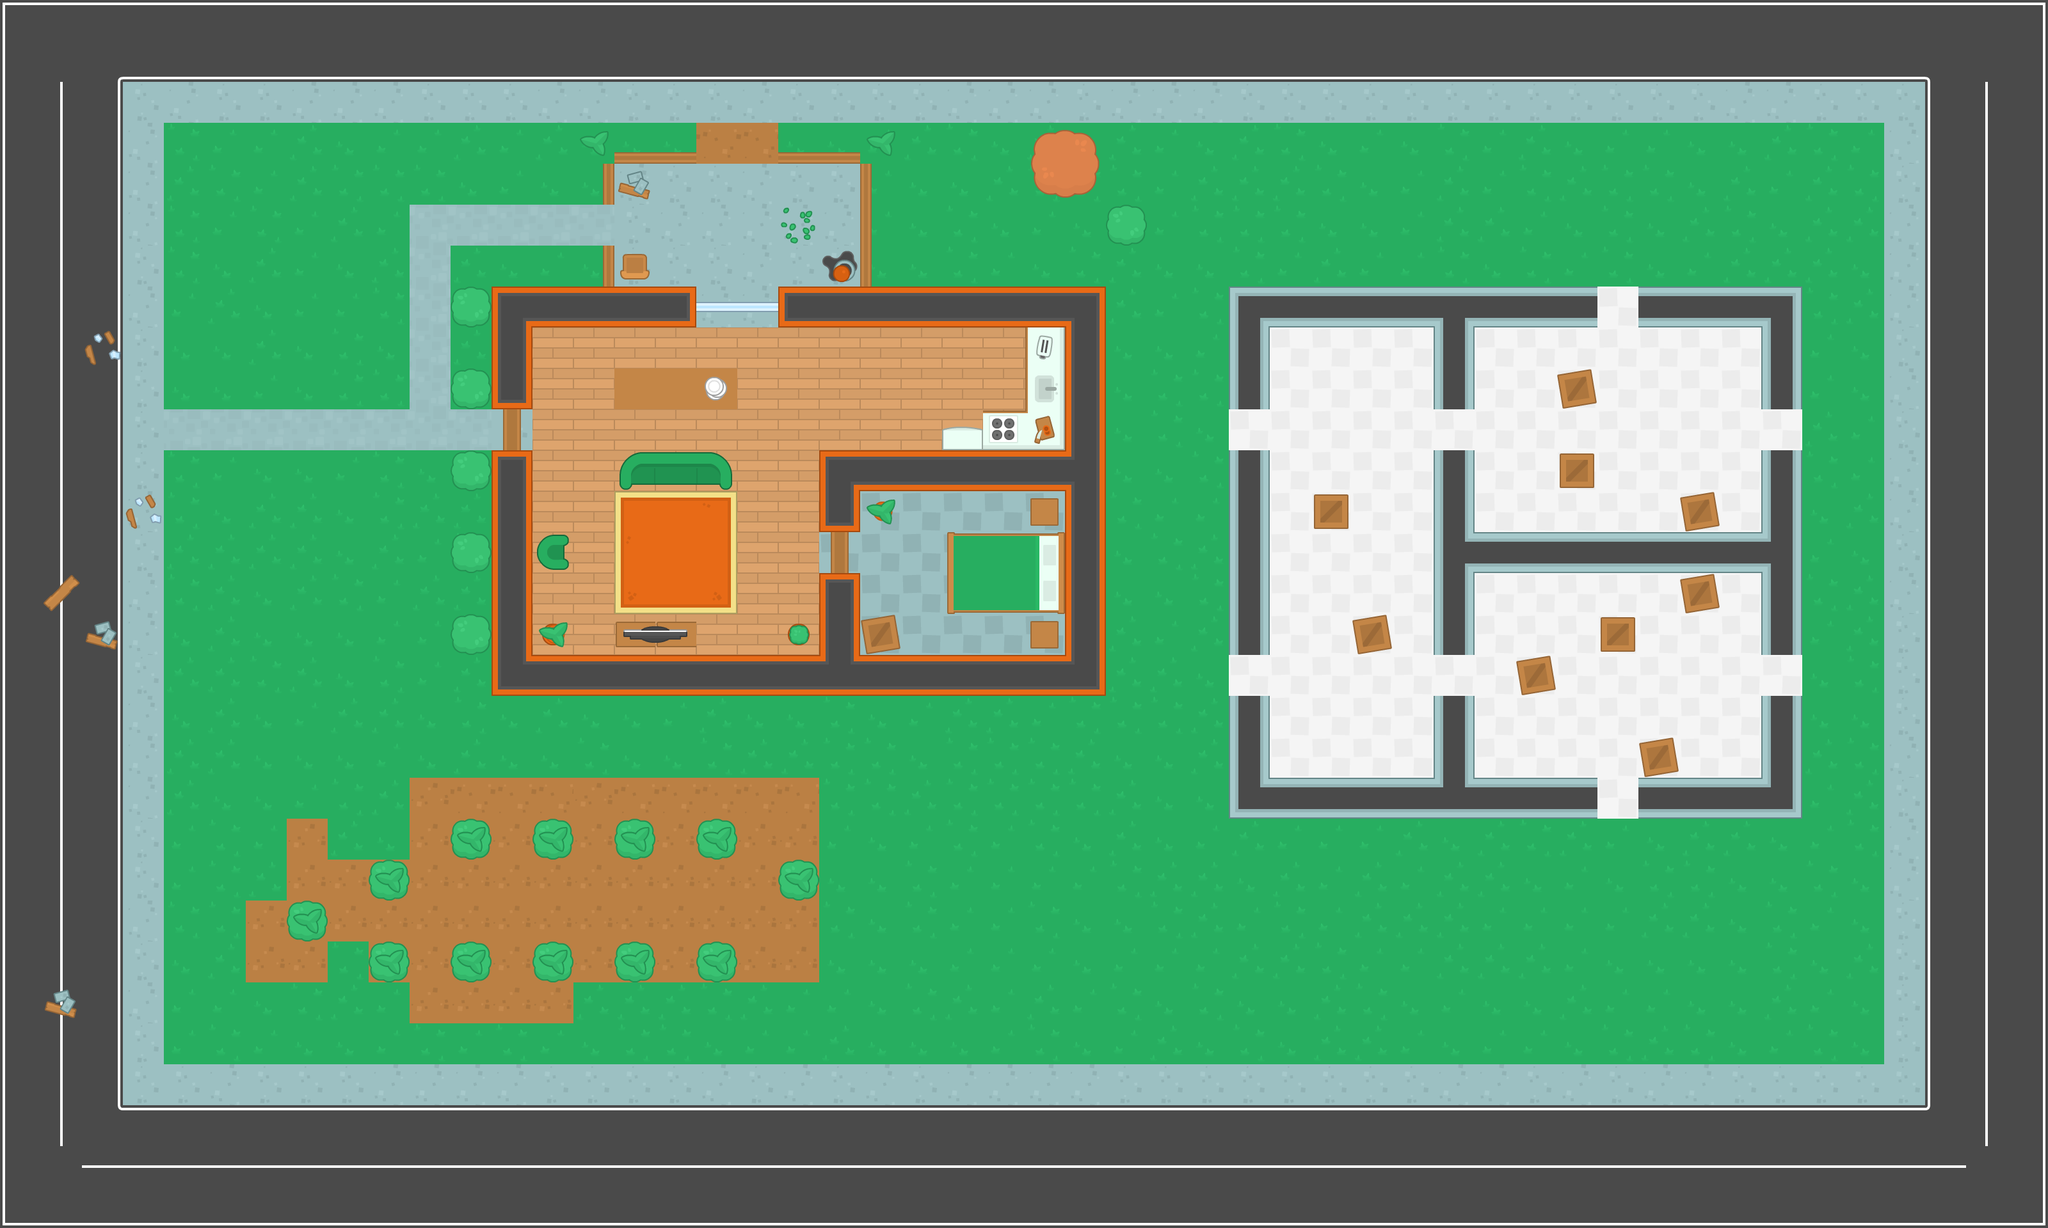

The image is a tile-based game level rendered from a .tmx file. Its description and source (layers, tilesets, objects; grid data summarised) follow:
An orthogonal 50x30 tile map with 64x64 px tiles, 4 tile layers (ground, walls, items, decorations) and 109 objects (80x wall, 22x zombie, 5x health_pack, player, obj_shotgun).

<map version="1.2" tiledversion="1.3.2" orientation="orthogonal" renderorder="right-down" compressionlevel="0" width="50" height="30" tilewidth="64" tileheight="64" infinite="0" nextlayerid="9" nextobjectid="126">
 <tileset firstgid="1" source="Kenney Topdown Pack.tsx" />
 <layer id="1" name="ground" width="50" height="30">
  <data>[1500 cells, 1500 non-empty, 48 distinct tile ids]</data>
 </layer>
 <layer id="3" name="walls" width="50" height="30">
  <data>[1500 cells, 77 non-empty, 17 distinct tile ids]</data>
 </layer>
 <layer id="4" name="items" width="50" height="30">
  <data>[1500 cells, 66 non-empty, 33 distinct tile ids]</data>
 </layer>
 <layer id="6" name="decorations" width="50" height="30">
  <data>[1500 cells, 21 non-empty, 10 distinct tile ids]</data>
 </layer>
 <objectgroup id="8" name="obstacles">
  <object id="2" name="wall" x="767" y="447" width="318" height="63" />
  <object id="3" name="health_pack" x="1170" y="979" width="27" height="27" />
  <object id="4" name="wall" x="766" y="513" width="67" height="124" />
  <object id="6" name="wall" x="768" y="704" width="63" height="383" />
  <object id="8" name="wall" x="834" y="1025" width="893" height="62" />
  <object id="10" name="wall" x="1665" y="450" width="63" height="577" />
  <object id="11" name="wall" x="1217" y="449" width="447" height="62" />
  <object id="12" name="wall" x="940" y="384" width="17" height="61" />
  <object id="14" name="wall" x="941.5" y="254.5" width="17" height="67" />
  <object id="15" name="wall" x="1217" y="239" width="125" height="14" />
  <object id="17" name="wall" x="961" y="236" width="127" height="17" />
  <object id="18" name="wall" x="1345" y="255" width="16" height="195" />
  <object id="19" name="wall" x="1279" y="703" width="383" height="65" />
  <object id="20" name="wall" x="1280" y="770" width="63" height="61" />
  <object id="21" name="wall" x="1279" y="896" width="62" height="128" />
  <object id="23" name="wall" x="1482" y="833" width="179" height="124" />
  <object id="24" name="wall" x="1610" y="779" width="39" height="40" />
  <object id="25" name="wall" x="1612" y="971" width="38" height="40" />
  <object id="26" name="wall" x="1345.57" y="969.972" width="51" height="51" rotation="-8.34631" />
  <object id="27" name="wall" x="1355" y="783" width="41" height="32" />
  <object id="28" name="wall" x="1602" y="513" width="59" height="189" />
  <object id="29" name="wall" x="1535" y="644" width="63" height="55" />
  <object id="30" name="wall" x="1476" y="670" width="59" height="31" />
  <object id="31" name="wall" x="958" y="576" width="195" height="61" />
  <object id="32" name="wall" x="962" y="769" width="187" height="189" />
  <object id="33" name="wall" x="969" y="713" width="176" height="49" />
  <object id="34" name="wall" x="843" y="841" width="43" height="47" />
  <object id="35" name="wall" x="963" y="975" width="126" height="30" />
  <object id="37" name="wall" x="852" y="974" width="29" height="32" />
  <object id="41" name="wall" x="1236" y="977" width="26" height="28" />
  <object id="42" name="wall" x="979" y="401" width="29" height="28" />
  <object id="43" name="wall" x="1291" y="395" width="44" height="41" />
  <object id="44" name="wall" x="913" y="206" width="35" height="33" />
  <object id="45" name="wall" x="1362" y="206" width="34" height="32" />
  <object id="46" name="wall" x="4.66667" y="5" width="3186" height="9.66667" />
  <object id="47" name="wall" x="716" y="588.5" width="38" height="35" />
  <object id="48" name="wall" x="715" y="718.5" width="38" height="35" />
  <object id="49" name="wall" x="712" y="844.5" width="38" height="35" />
  <object id="50" name="wall" x="716" y="970.5" width="38" height="35" />
  <object id="51" name="wall" x="844" y="1484.5" width="38" height="35" />
  <object id="52" name="wall" x="716" y="1484.5" width="38" height="35" />
  <object id="53" name="wall" x="588" y="1482.5" width="38" height="35" />
  <object id="54" name="wall" x="847" y="1294.5" width="38" height="35" />
  <object id="55" name="wall" x="717" y="1293.5" width="38" height="35" />
  <object id="56" name="wall" x="590" y="1357.5" width="38" height="35" />
  <object id="57" name="wall" x="972" y="1293.5" width="38" height="35" />
  <object id="58" name="wall" x="972" y="1484.5" width="38" height="35" />
  <object id="59" name="wall" x="1097" y="1484.5" width="38" height="35" />
  <object id="60" name="wall" x="1228" y="1356.5" width="38" height="35" />
  <object id="61" name="wall" x="1100" y="1292.5" width="38" height="35" />
  <object id="62" name="wall" x="1624.34" y="207.151" width="87.2874" height="91.531" rotation="4.21418" />
  <object id="63" name="wall" x="1739" y="333.5" width="38" height="35" />
  <object id="64" name="zombie" x="1103" y="331" width="33" height="30" />
  <object id="65" name="zombie" x="1424.5" y="868" width="33" height="30" />
  <object id="66" name="zombie" x="1547.5" y="587" width="33" height="30" />
  <object id="67" name="zombie" x="1296.5" y="1165" width="33" height="30" />
  <object id="68" name="zombie" x="1863.5" y="723" width="33" height="30" />
  <object id="69" name="zombie" x="2443.5" y="1107" width="33" height="30" />
  <object id="70" name="zombie" x="2354.5" y="586" width="33" height="30" />
  <object id="71" name="wall" x="1724.36" y="320.235" width="87.2874" height="91.531" rotation="4.21418" />
  <object id="72" name="wall" x="1920.5" y="447" width="576" height="62" />
  <object id="73" name="wall" x="2560" y="449" width="253" height="62" />
  <object id="74" name="wall" x="2751.5" y="515" width="63" height="124" />
  <object id="75" name="wall" x="2238.5" y="706" width="63" height="322" />
  <object id="76" name="wall" x="2303" y="829" width="447" height="62" />
  <object id="77" name="wall" x="1918.5" y="1087" width="63" height="187" />
  <object id="78" name="wall" x="2558.5" y="1216" width="255" height="62" />
  <object id="79" name="wall" x="1985.5" y="1213" width="511" height="62" />
  <object id="80" name="wall" x="2238.5" y="512" width="63" height="124" />
  <object id="81" name="wall" x="2755.5" y="705" width="63" height="322" />
  <object id="82" name="wall" x="2749.5" y="1087" width="63" height="124" />
  <object id="83" name="wall" x="1918.5" y="703" width="63" height="322" />
  <object id="84" name="wall" x="1920.5" y="510" width="63" height="128" />
  <object id="85" name="wall" x="2231.5" y="1072" width="63" height="124" />
  <object id="86" name="wall" x="2053" y="772" width="51.3333" height="50.6667" />
  <object id="87" name="wall" x="2438.33" y="581.333" width="51.3333" height="50.6667" />
  <object id="88" name="wall" x="2435.67" y="709.333" width="51.3333" height="50.6667" />
  <object id="89" name="wall" x="2629" y="770.667" width="51.3333" height="50.6667" />
  <object id="90" name="wall" x="2630.33" y="898.667" width="51.3333" height="50.6667" />
  <object id="91" name="wall" x="2569" y="1160" width="51.3333" height="50.6667" />
  <object id="92" name="wall" x="2499.67" y="965.333" width="51.3333" height="50.6667" />
  <object id="93" name="wall" x="2373" y="1026.67" width="51.3333" height="50.6667" />
  <object id="94" name="wall" x="2118.33" y="969.333" width="51.3333" height="50.6667" />
  <object id="96" name="wall" x="458.333" y="1421.17" width="38" height="35" />
  <object id="98" name="wall" x="721" y="457.167" width="38" height="35" />
  <object id="99" name="wall" x="3185.83" y="18" width="9.66667" height="1893.33" />
  <object id="100" name="wall" x="5.66833" y="1907.17" width="3183.33" height="9.66667" />
  <object id="101" name="wall" x="1.83333" y="18.6683" width="9.66667" height="1893.33" />
  <object id="102" name="player" x="662.5" y="338.5" width="27" height="27" />
  <object id="104" name="obj_shotgun" x="1228.5" y="586.5" width="27" height="27" />
  </objectgroup>
</map>
<!-- 19 of 109 objects omitted -->
